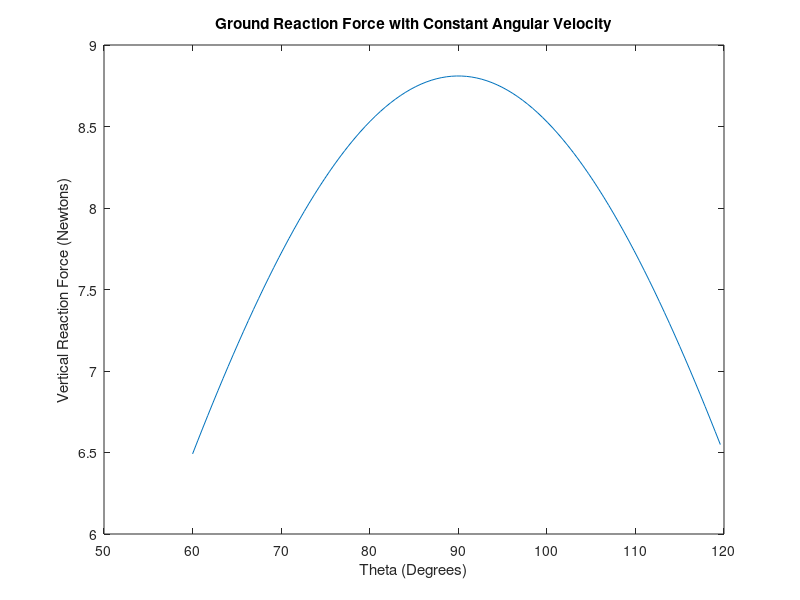

This figure's MATLAB source:
clear;
L = 1;
m = 1;
g = 9.81;
x=pi/3:.01:2*pi/3;

theta0=2*pi/3;
thetaD0=-1;
thetaDD=-1;
t=0:.01:.76;

thetaD=thetaDD.*t+thetaD0;
theta=1/2*thetaDD*t.^2 + thetaD0.*t+theta0;

Fy=m*g*(sin(theta).^2) - L.*sin(theta)*m.*thetaD.^2;
theta = theta*180/pi;

thet=1;
F=m*g*(sin(x).^2) - L.*sin(x)*m*thet^2;
x=x*180/pi;

plot(x,F);

title('Ground Reaction Force with Constant Angular Velocity');
xlabel('Theta (Degrees)');
ylabel('Vertical Reaction Force (Newtons)');